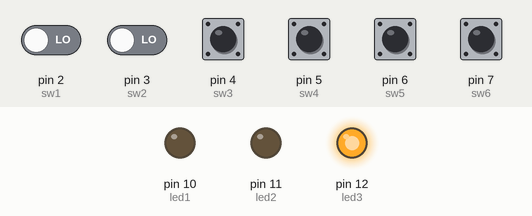
A sketch run on a simulated Arduino Uno, built with avr-gcc and run on an emulated ATmega328P. On the bench: output pins drawn as LEDs (lit = HIGH). Inputs (shaded band) come from the test bench; at power-on: pin 2 (sw1), pin 3 (sw2), pin 4 (sw3), pin 5 (sw4), pin 6 (sw5), pin 7 (sw6) LOW.

Above: at 1.2 s.
1.3 s: pin 4 (sw3) pulled HIGH for 0.15 s
At 2.1 s:
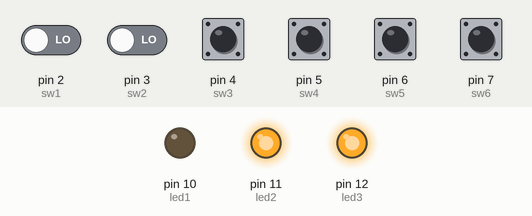
3.8 s: pin 6 (sw5) pulled HIGH for 0.15 s
At 4.6 s:
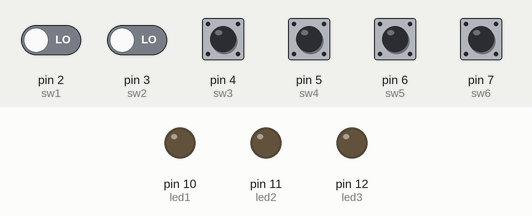
6.3 s: pin 2 (sw1) driven HIGH and pin 3 (sw2) driven HIGH
At 7.1 s:
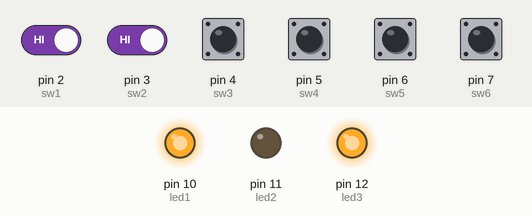
9.3 s: pin 2 (sw1) driven LOW
At 10.0 s:
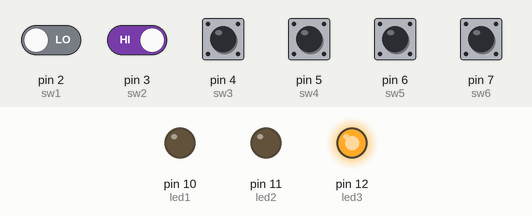
10.8 s: pin 2 (sw1) driven HIGH
At 11.1 s:
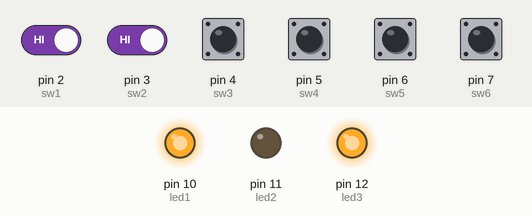
Timing chart, 0 to 13.8 s (numbered marks = the images above; inputs shaded):
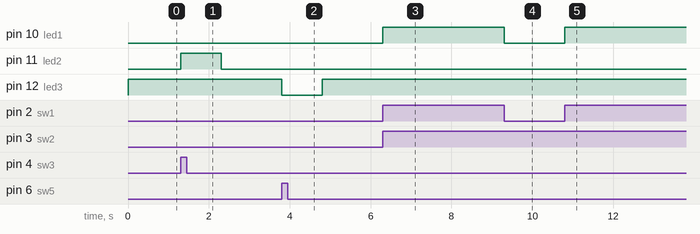

The sketch:

logic_tester_v1.ino
```cpp
int led1 = 10;
int led2 = 11;
int led3 = 12;

int sw1 = 2;
int sw2 = 3;
int sw3 = 4;
int sw4 = 5;
int sw5 = 6;
int sw6 = 7;


void setup() {
  // put your setup code here, to run once:
  Serial.begin(9600);
  pinMode(led1, OUTPUT);
  pinMode(led2, OUTPUT);
  pinMode(led3, OUTPUT);

  pinMode(sw1, INPUT);
  pinMode(sw2, INPUT);
  pinMode(sw3, INPUT);
  pinMode(sw4, INPUT);
  pinMode(sw5, INPUT);
  pinMode(sw6, INPUT);


}

void loop() {
  // put your main code here, to run repeatedly:
  digitalWrite(led3, HIGH);
  int answer1 = digitalRead(sw1);
  int answer2 = digitalRead(sw2);
  int answer3 = digitalRead(sw3);
  int answer4 = digitalRead(sw4);
  int answer5 = digitalRead(sw5);
  int answer6 = digitalRead(sw6);
  //Serial.println(answer3);


  if((answer1 == 1)&&(answer2 == 1)){
    digitalWrite(led1, HIGH);
    delay(1000);
    digitalWrite(led1, LOW);

    }
  if(answer3 == 1){
    digitalWrite(led2, HIGH);
    delay(1000);
    digitalWrite(led2, LOW);


    }
  if(answer4 == 1){
    digitalWrite(led2, HIGH);
    delay(1000);
    digitalWrite(led2, LOW);


    }
  if(answer5 == 1){
    digitalWrite(led3, LOW);
    delay(1000);
    digitalWrite(led3, HIGH);


    }
  if(answer6 == 1){
    digitalWrite(led3, LOW);
    delay(1000);
    digitalWrite(led3, HIGH);


    }

  delay(1);
}
```

Measured:
- after the input at 1.3 s, pin 11 (led2): LOW → HIGH at once, → LOW 1.0 s later
- after the input at 3.8 s, pin 12 (led3): HIGH → LOW at once, → HIGH 1.0 s later
- after the input at 6.3 s, pin 10 (led1): LOW → HIGH at once
- after the input at 9.3 s, pin 10 (led1): HIGH → LOW at once
- after the input at 10.8 s, pin 10 (led1): LOW → HIGH at once
